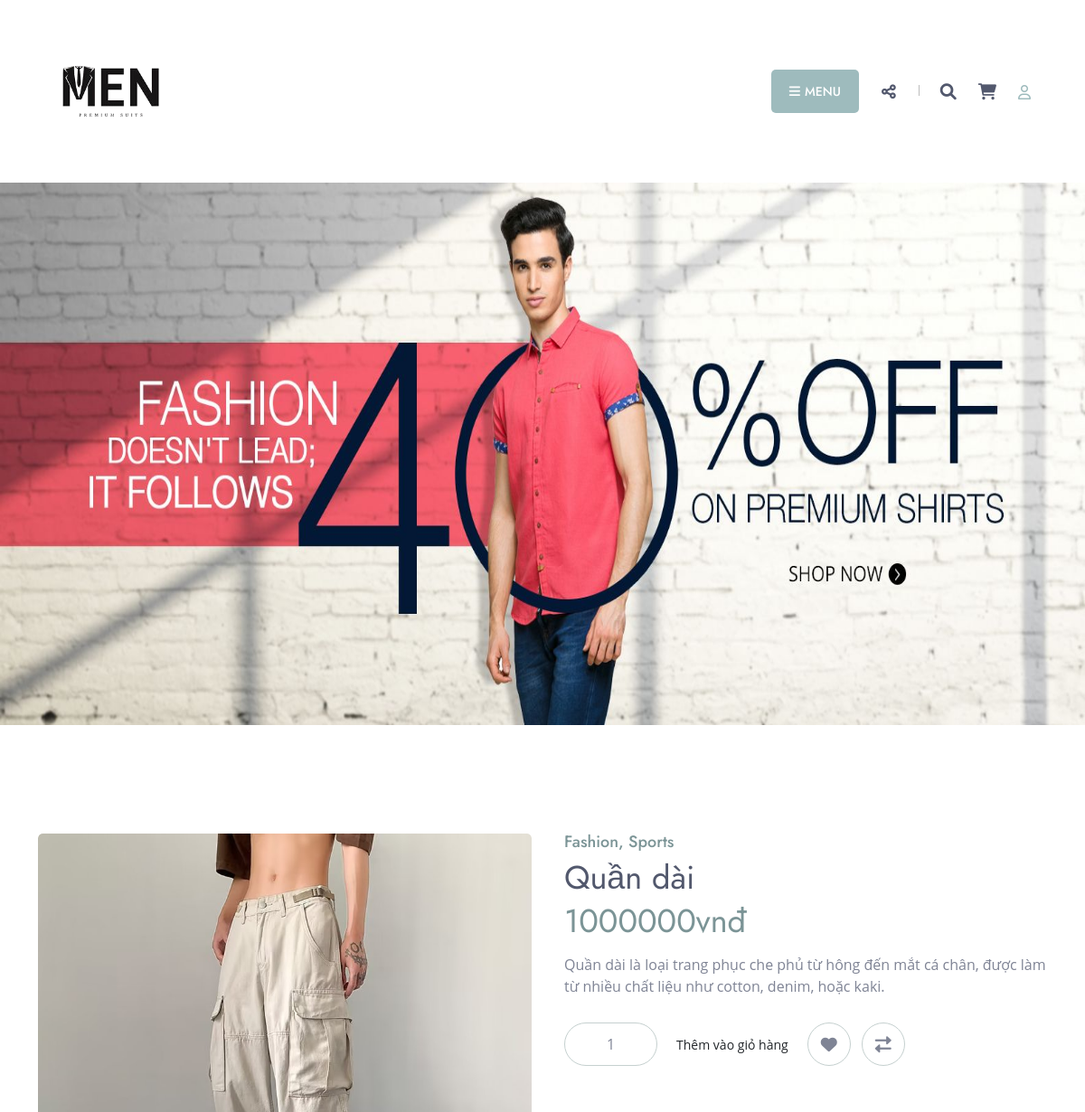
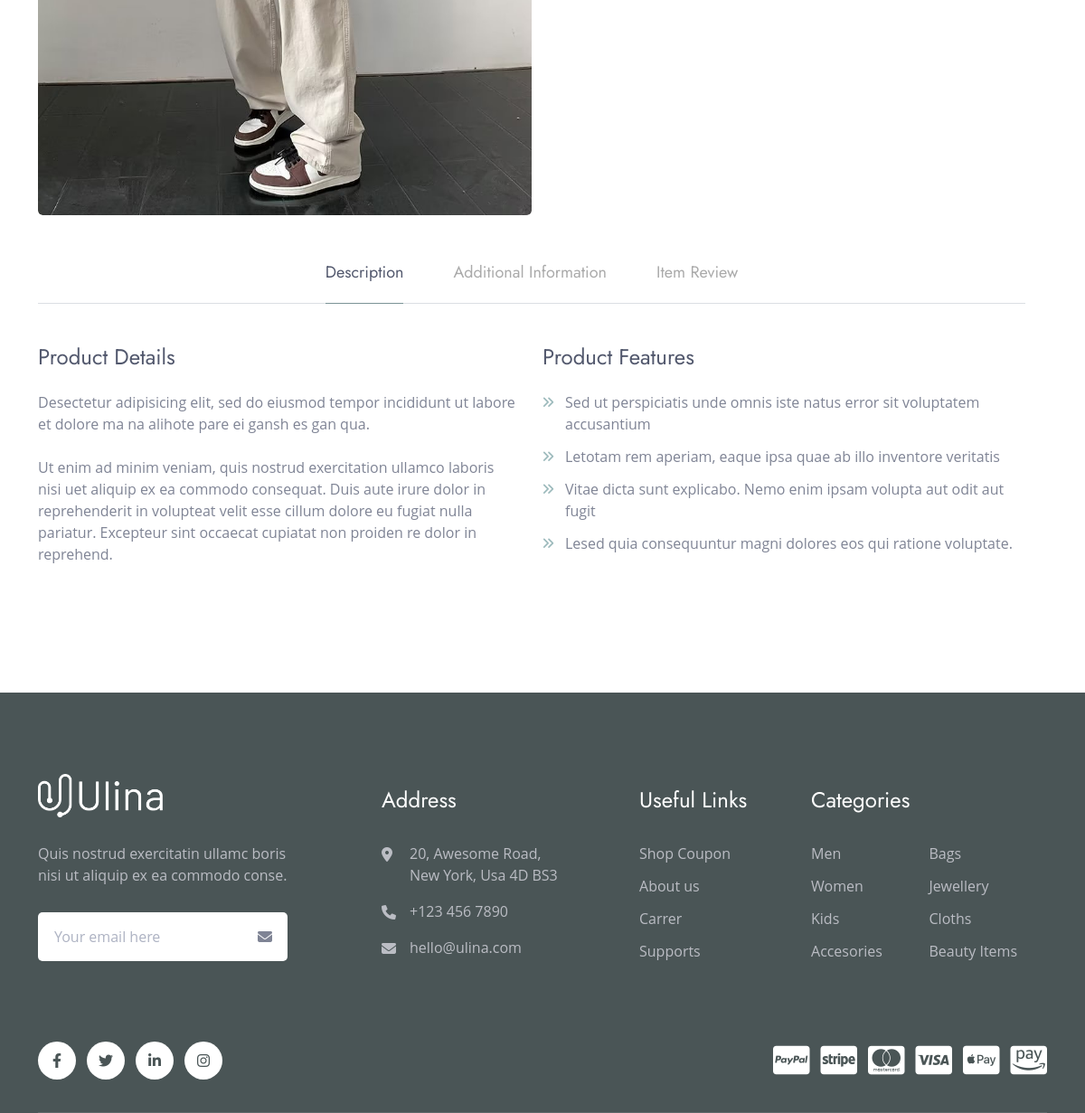
The page /index.php?act=details&idpro=3 on the database its author committed (2 pictures, top to bottom).
### tables this page shows
CREATE TABLE `product` (
  `id` int NOT NULL,
  `product_name` varchar(255) NOT NULL,
  `category_id` int NOT NULL,
  `product_img` varchar(255) NOT NULL,
  `product_price` float NOT NULL,
  `product_description` varchar(255) NOT NULL,
  `product_quantity` int NOT NULL
);

### models/db.php (called while the page is built, shortened)
<?php
function pdo_get_connection(){
    $dburl = "mysql:host=localhost;dbname=data_da1_fix2;charset=utf8";
    $username = 'root';
    $password = '';
    $conn = new PDO($dburl, $username, $password);
    $conn->setAttribute(PDO::ATTR_ERRMODE, PDO::ERRMODE_EXCEPTION);
    return $conn;
}
function pdo_query_one($sql, $args = []) {
    try {
        $conn = pdo_get_connection();
        $stmt = $conn->prepare($sql);
        $stmt->execute($args);
        return $stmt->fetch(PDO::FETCH_ASSOC);
    } catch (PDOException $e) {
        error_log("Lỗi truy vấn PDO: " . $e->getMessage());
        return null;
    }
}

### models/Product.php (called while the page is built, shortened)
<?php
function loadOneProduct($id)
{
    $sql = "SELECT * FROM product WHERE id = $id";
    $product = pdo_query_one($sql);
    return $product;
}

### views/detail.php (the view, shortened to what this page needs)
<?php
if (!empty($product)) {
    $product_price = $product['product_price'] ?? 'Giá chưa xác định';
    $product_description = $product['product_description'] ?? 'Mô tả chưa có';
    $product_name = $product['product_name'] ?? 'Tên sản phẩm chưa có';
    $product_img = $product['product_img'] ?? 'Tên sản phẩm chưa có';
    echo '<section class="shopDetailsPageSection">
            <div class="container">
                <div class="row">
                    <div class="col-lg-6">
                        <div class="productGalleryWrap">
                            <div class="productGallery">
                                <div class="pgImage">
                                   <img src="./uploads/' . $product_img . '" alt="Product Image" />
                                </div>
                            </div>
                        </div>
                    </div>
                    <div class="col-lg-6">
                        <div class="productContent">
                            <div class="pcCategory">
                                <a href="views/shop_right_sidebar.html">Fashion</a>, <a href="views/shop_left_sidebar.html">Sports</a>
                            </div>
                            <h2>' . $product_name . '</h2>
                            <div class="pi01Price">
                                <ins>' . $product_price . 'vnđ</ins>
                            </div>
                            <div class="pcExcerpt">
                                ' . $product_description . '
                            </div>
                            <form action="index.php?act=addToCart&id='.$id.'" method="post">
                            <div class="pcBtns">
                                <div class="quantity clearfix">
                                        <input type="number" name="quantity" id="" class="quantity" min="1" max="10" step="1" value="1">
                                        <input type="hidden" name="product_name" id="" class="quantity" min="1" step="1" value="' . $product_name . '">
                                        <input type="hidden" name="product_price" id="" class="quantity" min="1" step="1" value="' . $product_price . '">
                                        <input type="hidden" name="product_description" id="" class="quantity" min="1" step="1" value="' . $product_description . '">
                                </div>
                                     <input type="submit" class="btn btn-sm" value="Thêm vào giỏ hàng" name="addToCart" >
                                <a href="views/wishlist.html" class="pcWishlist"><i class="fa-solid fa-heart"></i></a>
                                <a href="javascript:void(0);" class="pcCompare"><i class="fa-solid fa-right-left"></i></a>
                            </div>
                            </form>
                        </div>
                    </div>
                          <div class="row productTabRow">
                    <div class="col-lg-12">
                        <ul class="nav productDetailsTab" id="productDetailsTab" role="tablist">
                            <li role="presentation">
                                <button class="active" id="description-tab" data-bs-toggle="tab" data-bs-target="#description" type="button" role="tab" aria-controls="description" aria-selected="true">Description</button>
                            </li>
                            <li role="presentation">
                                <button id="additionalinfo-tab" data-bs-toggle="tab" data-bs-target="#additionalinfo" type="button" role="tab" aria-controls="additionalinfo" aria-selected="false" tabindex="-1">Additional Information</button>
                            </li>
                            <li role="presentation">
                                <button id="reviews-tab" data-bs-toggle="tab" data-bs-target="#reviews" type="button" role="tab" aria-controls="reviews" aria-selected="false" tabindex="-1">Item Review</button>
                            </li>
                        </ul>
                        <div class="tab-content" id="desInfoRev_content">
                            <div class="tab-pane fade show active" id="description" role="tabpanel" aria-labelledby="description-tab" tabindex="0">
                                <div class="productDescContentArea">
                                    <div class="row">
                                        <div class="col-lg-6">
                                            <div class="descriptionContent">
                                                <h3>Product Details</h3>
                                                <p>
                                                    Desectetur adipisicing elit, sed do eiusmod tempor incididunt ut labore et dolore ma na alihote pare ei gansh es gan qua.
                                                </p>
                                                <p>
                                                    Ut enim ad minim veniam, quis nostrud exercitation ullamco laboris nisi uet aliquip ex ea commodo consequat. Duis aute irure dolor in reprehenderit in volupteat velit esse cillum dolore eu fugiat nulla pariatur. Excepteur sint occaecat cupiatat non proiden re dolor in reprehend.
                                                </p>
                                            </div>
                                        </div>
                                        <div class="col-lg-6">
                                            <div class="descriptionContent featureCols">
                                                <h3>Product Features</h3>
                                                <ul>
                                                    <li>Sed ut perspiciatis unde omnis iste natus error sit voluptatem accusantium </li>
                                                    <li>Letotam rem aperiam, eaque ipsa quae ab illo inventore veritatis</li>
                                                    <li>Vitae dicta sunt explicabo. Nemo enim ipsam volupta aut odit aut fugit </li>
                                                    <li>Lesed quia consequuntur magni dolores eos qui ratione voluptate.</li>
                                                </ul>
                                            </div>
                                        </div>
                                    </div>
                                </div>
                            </div>
                        </div>
                    </div>
                </div>
                </div>
            </div>
        </section>';
} else {
    echo '<p>Không tìm thấy sản phẩm nào.</p>';
}
?>

### views/css/responsive.css (style rules this page uses)
@media (max-width: 1365px) { .productGalleryWrap { padding-right: 0; } }

### rows shown on the page
product: product_img (picture), product_name "Quần dài", product_price "1000000", product_description "Quần dài là loại trang phục che phủ từ hông đến mắt cá chân, được làm từ nhiều chất liệu như cotton, denim, hoặc kaki."
